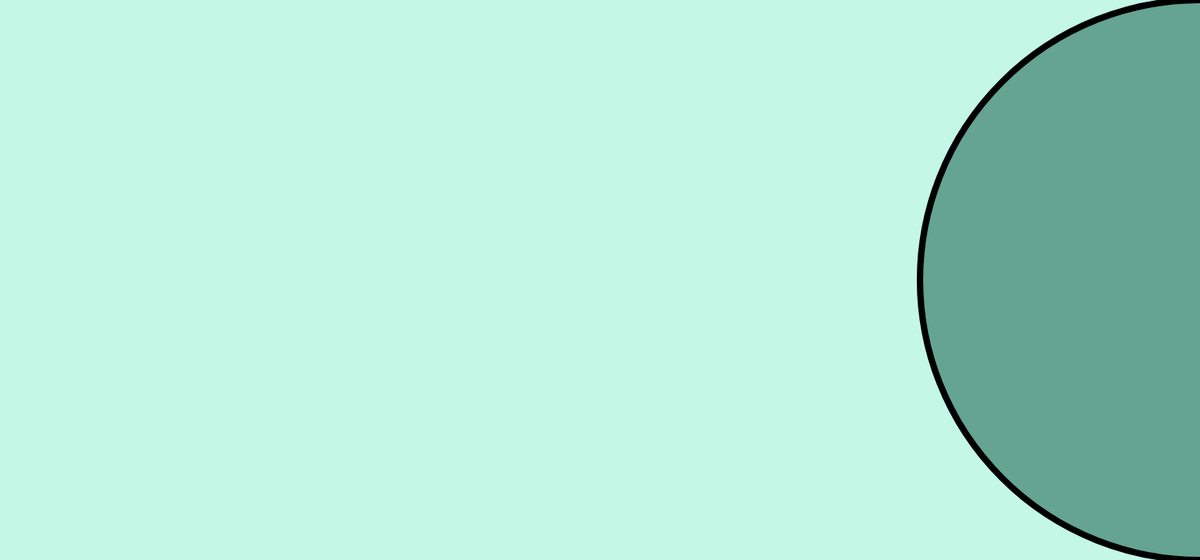
Frame 1 (no input)
Frame 60 (no input): identical to frame 1, image omitted
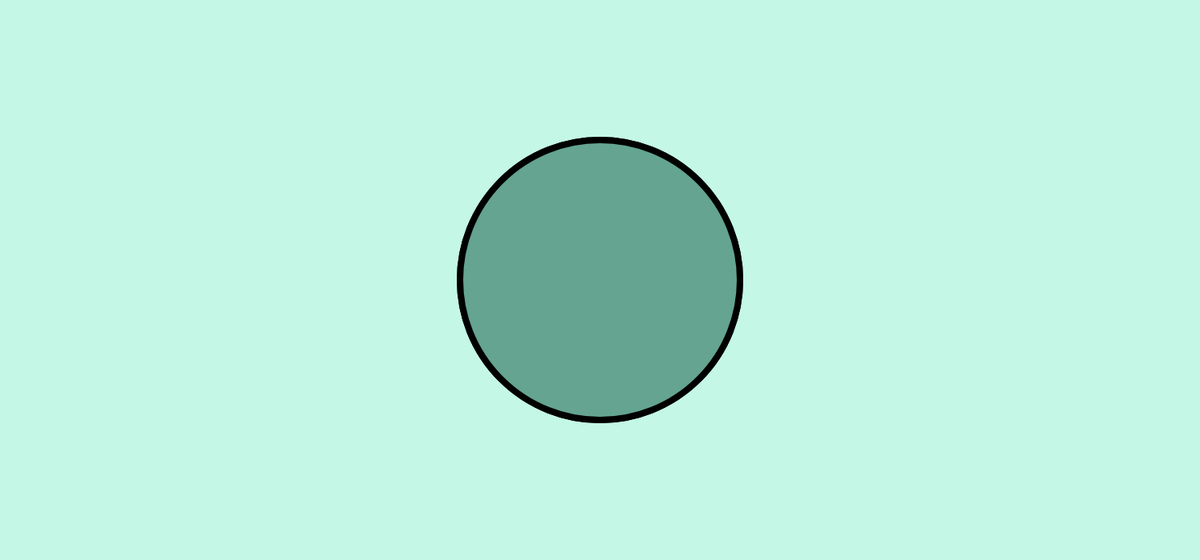
Frame 120 (the mouse pressed at the canvas centre since frame 60)

The p5.js sketch that drew these frames (run headless with seeded random() and noise() and a simulated clock; from frame 60 on, the mouse is pressed at the canvas centre):

// p5.js sketch
// ── sketch.js
function setup() {
    createCanvas(1500, 700);
    textSize(100);
    strokeWeight(8);
}

function draw() {
    let x = mouseX;
    let y = mouseY;
    let ix = width - mouseX;
    let iy = height - mouseY;
    background(196, 247, 230);
    fill(150, 212, 192);
    ellipse(x, height/2, y, y);
    fill(100, 164, 144);
    ellipse(ix, height/2, iy, iy);
    text(key, 675, 325);

}
